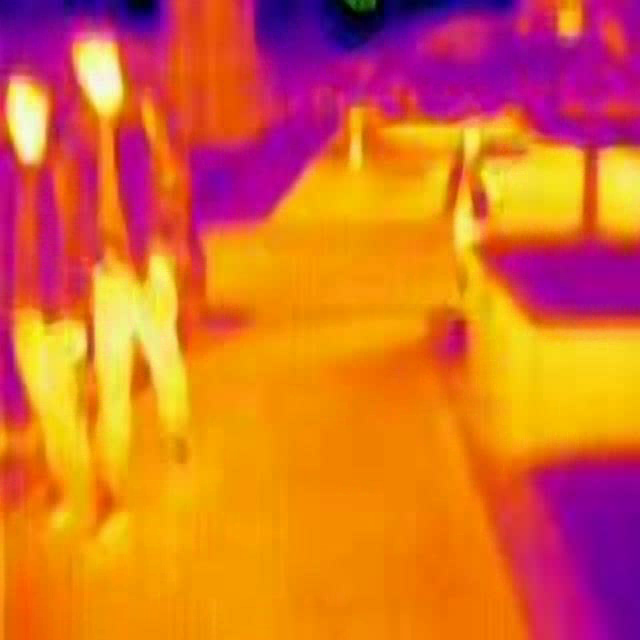
#> input picture frame 3 of pipeline_engineer/sample_data/test_thermal.mp4, 640 x 640 px
$ python create_demo_video.py
#> lines starting #> are read from the running program, lines starting #| are printed output that depends on the picture; after the words box and inside, x2 and y2 are one past the last pixel; in counts of white or black regions, pixels touching at a corner belong together
#!/usr/bin/env python3
"""
Vizualizační demo pro prezentaci — generuje falešné detekce na testovacím videu.

Použití:
    python3 scripts/create_demo_video.py

Vytváří: results/demo_video.mp4 s bounding boxy a detekcemi.
"""
import os
import sys
import random
from pathlib import Path

import cv2
import numpy as np

PROJECT_ROOT = Path(__file__).resolve().parent.parent
sys.path.insert(0, str(PROJECT_ROOT))

CLASSES = [
    (0, "person", (0, 255, 0)),
    (1, "car", (0, 165, 255)),
    (2, "bicycle", (255, 0, 0)),
    (3, "dog", (255, 0, 255)),
    (4, "other_vehicle", (0, 0, 255)),
]


def create_demo_video(
    video_path: str,
    output_path: str,
    max_frames: int = 30,
    seed: int = 42,
):
    """Create a demo video with simulated detections overlay."""
#> called with output_path = 'demo_video.mp4', max_frames = 30, seed = 42
    random.seed(seed)
    np.random.seed(seed)

    cap = cv2.VideoCapture(str(PROJECT_ROOT / video_path))
    if not cap.isOpened():
        print(f"[demo_video] ERROR: Cannot open {video_path}")
        return False

    width = int(cap.get(cv2.CAP_PROP_FRAME_WIDTH))
    height = int(cap.get(cv2.CAP_PROP_FRAME_HEIGHT))
    fps = cap.get(cv2.CAP_PROP_FPS) or 5.0

    # Output video writer
    output_path = str(PROJECT_ROOT / "results" / output_path)
    os.makedirs(os.path.dirname(output_path), exist_ok=True)

    fourcc = cv2.VideoWriter_fourcc(*"mp4v")
    writer = cv2.VideoWriter(output_path, fourcc, fps, (640, 640))

    frame_idx = 0
    total_detections = 0

    while frame_idx < max_frames:
        ret, frame = cap.read()
#> frame is the input picture: shape (640, 640, 3); mean B, G, R 47.2, 106.5, 217.4
        if not ret:
            cap.set(cv2.CAP_PROP_POS_FRAMES, 0)
            ret, frame = cap.read()
            if not ret:
                break

        # Resize to standard
        vis = cv2.resize(frame, (640, 640))

        # Simulate detections (deterministic based on seed)
        num_dets = random.randint(2, 5)
        for _ in range(num_dets):
            cls_id, cls_name, color = random.choice(CLASSES)
            # Random bounding box
            w = random.randint(40, 150)
            h = random.randint(60, 200)
            x = random.randint(0, 640 - w)
            y = random.randint(0, 640 - h)
            conf = random.uniform(0.75, 0.98)

            # Draw box
            cv2.rectangle(vis, (x, y), (x + w, y + h), color, 2)
            label = f"{cls_name} {conf:.2f}"
            cv2.putText(vis, label, (x, y - 8), cv2.FONT_HERSHEY_SIMPLEX, 0.5, color, 1)
            total_detections += 1
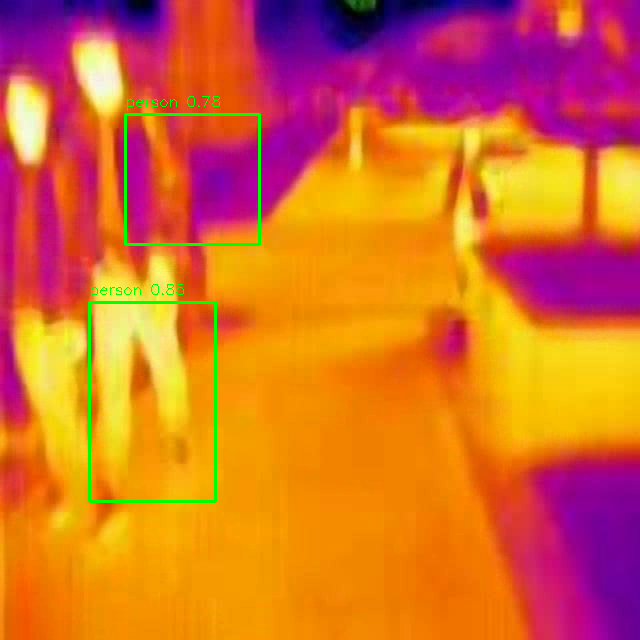
#> vis: shape (640, 640, 3); 0.96% of pixels changed, all inside (x1, y1, x2, y2) = (88, 96, 261, 503)
#> after the loop, total_detections = 2

        # Add overlay info
        cv2.putText(vis, f"Frame: {frame_idx}", (10, 620),
                    cv2.FONT_HERSHEY_SIMPLEX, 0.5, (255, 255, 255), 1)
#> vis: shape (640, 640, 3); 0.03% of pixels changed, all inside (x1, y1, x2, y2) = (12, 610, 82, 621)
        cv2.putText(vis, f"Detections: {num_dets}", (10, 640),
                    cv2.FONT_HERSHEY_SIMPLEX, 0.5, (255, 255, 255), 1)
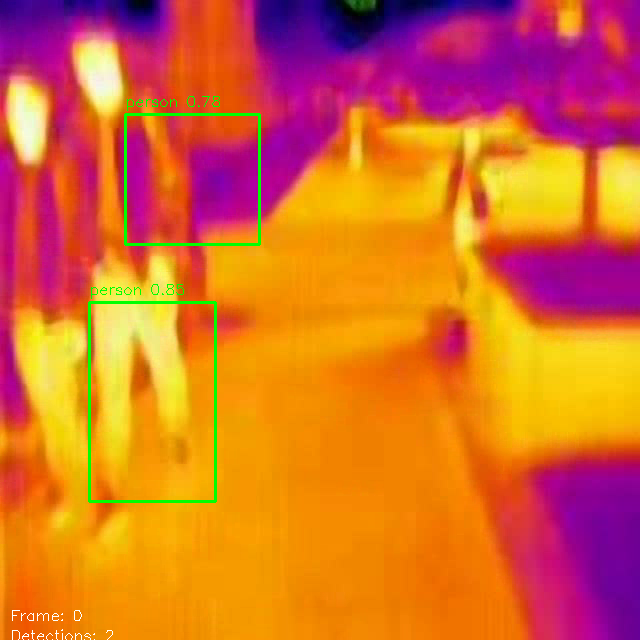
#> vis: shape (640, 640, 3); mean B, G, R 47, 108, 215.3

        writer.write(vis)
        frame_idx += 1

    writer.release()
    cap.release()

    print(f"[demo_video] ✅ Created: {output_path}")
    print(f"  Frames: {frame_idx}")
    print(f"  Total detections: {total_detections}")
    print(f"  Resolution: 640x640 @ {fps:.1f} FPS")

    return True


if __name__ == "__main__":
    # Create demo from thermal test video
    create_demo_video(
        video_path="pipeline_engineer/sample_data/test_thermal.mp4",
        output_path="demo_video.mp4",
        max_frames=30,
        seed=42,
    )

$ run again, starting later in the video
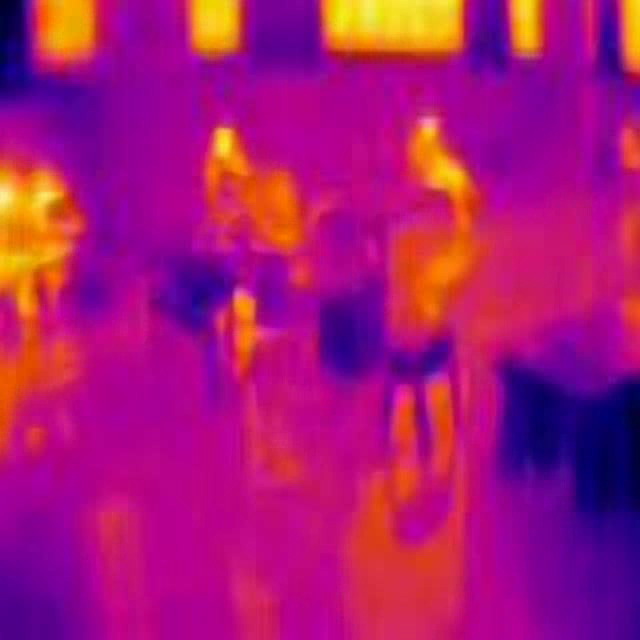
#> input picture frame 13 of pipeline_engineer/sample_data/test_thermal.mp4, 640 x 640 px
#> in create_demo_video, frame is the input picture: shape (640, 640, 3); mean B, G, R 117.4, 22.6, 168.5
#> after the loop in create_demo_video, `for _ in range(num_dets):`:
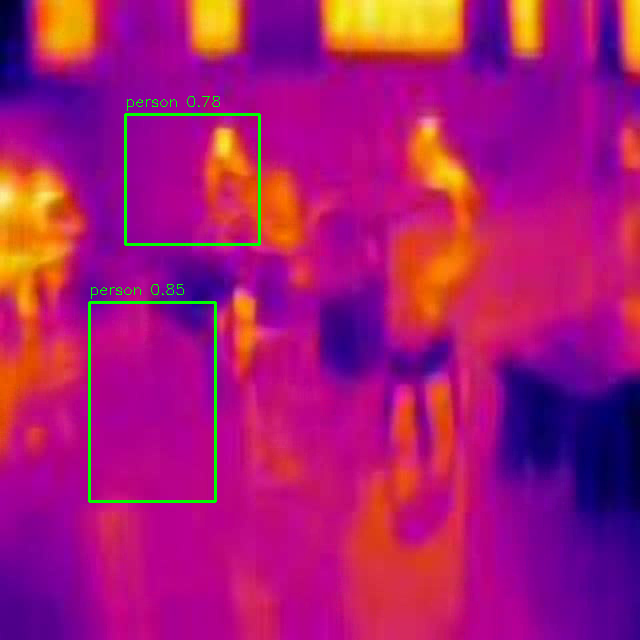
#> vis: shape (640, 640, 3); 0.96% of pixels changed, all inside (x1, y1, x2, y2) = (88, 96, 261, 503)
#> after the loop in create_demo_video, `for _ in range(num_dets):`: total_detections = 2
#> in create_demo_video, `cv2.putText(vis, f"Detections: {num_dets}", (10, 640), cv2.FONT_HERSHE..`:
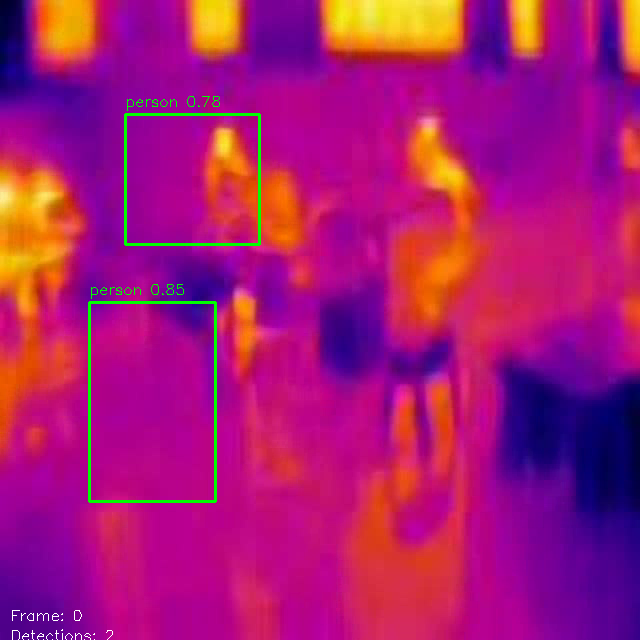
#> vis: shape (640, 640, 3); mean B, G, R 116.1, 25.2, 167.1

$ run again, starting later in the video
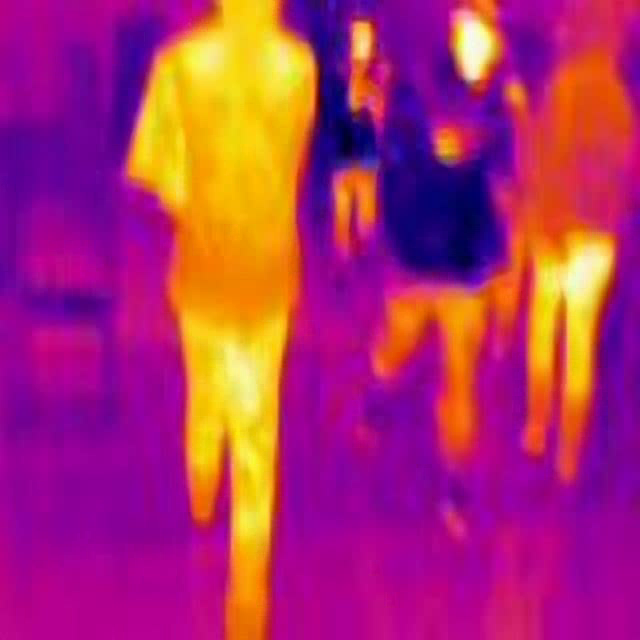
#> input picture frame 24 of pipeline_engineer/sample_data/test_thermal.mp4, 640 x 640 px
#> in create_demo_video, frame is the input picture: shape (640, 640, 3); mean B, G, R 108, 45.3, 172.2
#> after the loop in create_demo_video, `for _ in range(num_dets):`:
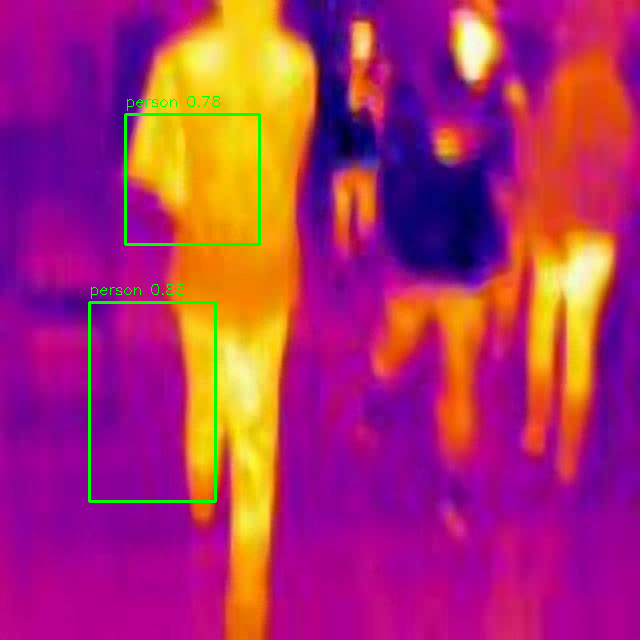
#> vis: shape (640, 640, 3); 0.96% of pixels changed, all inside (x1, y1, x2, y2) = (88, 96, 261, 503)
#> after the loop in create_demo_video, `for _ in range(num_dets):`: total_detections = 2
#> in create_demo_video, `cv2.putText(vis, f"Detections: {num_dets}", (10, 640), cv2.FONT_HERSHE..`:
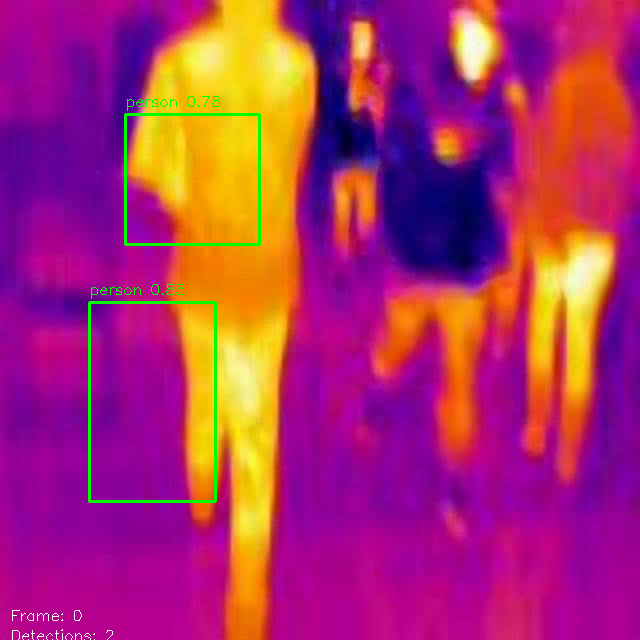
#> vis: shape (640, 640, 3); mean B, G, R 107.4, 47.1, 170.4
